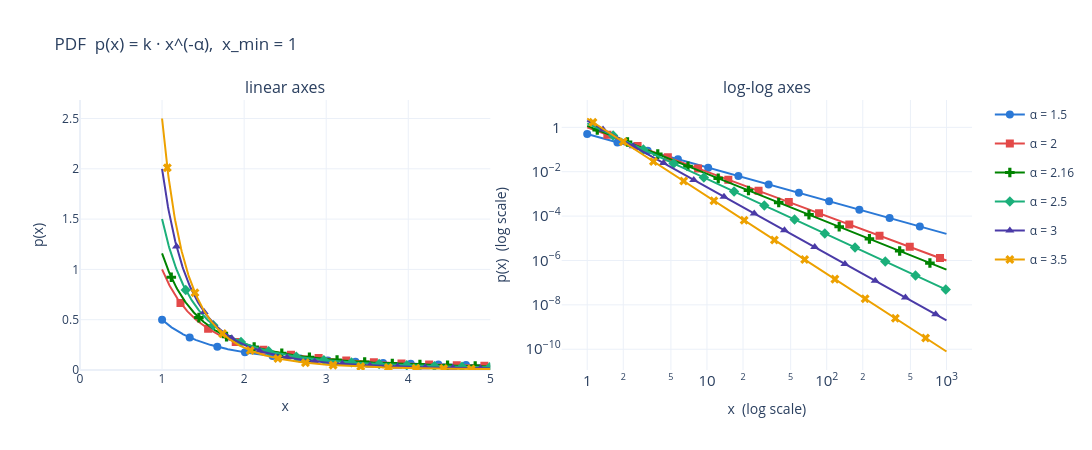

The notebook cell saved with this chart:
### Markdown cell above
### PDF

$$p(x) = k \, x^{-\alpha}, \qquad k = (\alpha - 1)\, x_{\min}^{\alpha - 1}$$


$$\log p(x) = \log k - \alpha \log x$$

### Code cell
plot_alpha_comparison(
    ALPHAS,
    lambda alpha, x: p_x(alpha, k_norm(alpha, X_MIN), x),
    x,
    title=f"PDF  p(x) = k · x^(-α),  x_min = {X_MIN:g}",
    y_title="p(x)",
    log_y=True,
    linear_panel=True,
    linear_x_max=5 * X_MIN,
)

### Figure 1 — Plotly figure (JSON) as saved in the notebook; plotly's stock layout.template omitted (floating-point values rounded to 4 significant figures; data arrays with more than 128 entries replaced by an {"elided": "..."} marker saying what was removed)
{"data": [{"hovertemplate": "α = 1.5<br>x = %{x:.3g}<br>p(x) = %{y:.3g}<extra></extra>", "legendgroup": "1.5", "line": {"color": "#2a78d6", "dash": "solid", "width": 2}, "marker": {"color": "#2a78d6", "maxdisplayed": 12, "size": 8, "symbol": "circle"}, "mode": "lines+markers", "name": "α = 1.5", "showlegend": true, "type": "scatter", "x": {"elided": "500 float values"}, "xaxis": "x", "y": {"elided": "500 float values"}, "yaxis": "y"}, {"hovertemplate": "α = 2<br>x = %{x:.3g}<br>p(x) = %{y:.3g}<extra></extra>", "legendgroup": "2.0", "line": {"color": "#e34948", "dash": "solid", "width": 2}, "marker": {"color": "#e34948", "maxdisplayed": 12, "size": 8, "symbol": "square"}, "mode": "lines+markers", "name": "α = 2", "showlegend": true, "type": "scatter", "x": {"elided": "500 float values"}, "xaxis": "x", "y": {"elided": "500 float values"}, "yaxis": "y"}, {"hovertemplate": "α = 2.16<br>x = %{x:.3g}<br>p(x) = %{y:.3g}<extra></extra>", "legendgroup": "2.16", "line": {"color": "#008300", "dash": "solid", "width": 2}, "marker": {"color": "#008300", "maxdisplayed": 12, "size": 8, "symbol": "cross"}, "mode": "lines+markers", "name": "α = 2.16", "showlegend": true, "type": "scatter", "x": {"elided": "500 float values"}, "xaxis": "x", "y": {"elided": "500 float values"}, "yaxis": "y"}, {"hovertemplate": "α = 2.5<br>x = %{x:.3g}<br>p(x) = %{y:.3g}<extra></extra>", "legendgroup": "2.5", "line": {"color": "#1baf7a", "dash": "solid", "width": 2}, "marker": {"color": "#1baf7a", "maxdisplayed": 12, "size": 8, "symbol": "diamond"}, "mode": "lines+markers", "name": "α = 2.5", "showlegend": true, "type": "scatter", "x": {"elided": "500 float values"}, "xaxis": "x", "y": {"elided": "500 float values"}, "yaxis": "y"}, {"hovertemplate": "α = 3<br>x = %{x:.3g}<br>p(x) = %{y:.3g}<extra></extra>", "legendgroup": "3.0", "line": {"color": "#4a3aa7", "dash": "solid", "width": 2}, "marker": {"color": "#4a3aa7", "maxdisplayed": 12, "size": 8, "symbol": "triangle-up"}, "mode": "lines+markers", "name": "α = 3", "showlegend": true, "type": "scatter", "x": {"elided": "500 float values"}, "xaxis": "x", "y": {"elided": "500 float values"}, "yaxis": "y"}, {"hovertemplate": "α = 3.5<br>x = %{x:.3g}<br>p(x) = %{y:.3g}<extra></extra>", "legendgroup": "3.5", "line": {"color": "#eda100", "dash": "solid", "width": 2}, "marker": {"color": "#eda100", "maxdisplayed": 12, "size": 8, "symbol": "x"}, "mode": "lines+markers", "name": "α = 3.5", "showlegend": true, "type": "scatter", "x": {"elided": "500 float values"}, "xaxis": "x", "y": {"elided": "500 float values"}, "yaxis": "y"}, {"hovertemplate": "α = 1.5<br>x = %{x:.3g}<br>p(x) = %{y:.3g}<extra></extra>", "legendgroup": "1.5", "line": {"color": "#2a78d6", "dash": "solid", "width": 2}, "marker": {"color": "#2a78d6", "maxdisplayed": 12, "size": 8, "symbol": "circle"}, "mode": "lines+markers", "name": "α = 1.5", "showlegend": false, "type": "scatter", "x": {"elided": "500 float values"}, "xaxis": "x2", "y": {"elided": "500 float values"}, "yaxis": "y2"}, {"hovertemplate": "α = 2<br>x = %{x:.3g}<br>p(x) = %{y:.3g}<extra></extra>", "legendgroup": "2.0", "line": {"color": "#e34948", "dash": "solid", "width": 2}, "marker": {"color": "#e34948", "maxdisplayed": 12, "size": 8, "symbol": "square"}, "mode": "lines+markers", "name": "α = 2", "showlegend": false, "type": "scatter", "x": {"elided": "500 float values"}, "xaxis": "x2", "y": {"elided": "500 float values"}, "yaxis": "y2"}, {"hovertemplate": "α = 2.16<br>x = %{x:.3g}<br>p(x) = %{y:.3g}<extra></extra>", "legendgroup": "2.16", "line": {"color": "#008300", "dash": "solid", "width": 2}, "marker": {"color": "#008300", "maxdisplayed": 12, "size": 8, "symbol": "cross"}, "mode": "lines+markers", "name": "α = 2.16", "showlegend": false, "type": "scatter", "x": {"elided": "500 float values"}, "xaxis": "x2", "y": {"elided": "500 float values"}, "yaxis": "y2"}, {"hovertemplate": "α = 2.5<br>x = %{x:.3g}<br>p(x) = %{y:.3g}<extra></extra>", "legendgroup": "2.5", "line": {"color": "#1baf7a", "dash": "solid", "width": 2}, "marker": {"color": "#1baf7a", "maxdisplayed": 12, "size": 8, "symbol": "diamond"}, "mode": "lines+markers", "name": "α = 2.5", "showlegend": false, "type": "scatter", "x": {"elided": "500 float values"}, "xaxis": "x2", "y": {"elided": "500 float values"}, "yaxis": "y2"}, {"hovertemplate": "α = 3<br>x = %{x:.3g}<br>p(x) = %{y:.3g}<extra></extra>", "legendgroup": "3.0", "line": {"color": "#4a3aa7", "dash": "solid", "width": 2}, "marker": {"color": "#4a3aa7", "maxdisplayed": 12, "size": 8, "symbol": "triangle-up"}, "mode": "lines+markers", "name": "α = 3", "showlegend": false, "type": "scatter", "x": {"elided": "500 float values"}, "xaxis": "x2", "y": {"elided": "500 float values"}, "yaxis": "y2"}, {"hovertemplate": "α = 3.5<br>x = %{x:.3g}<br>p(x) = %{y:.3g}<extra></extra>", "legendgroup": "3.5", "line": {"color": "#eda100", "dash": "solid", "width": 2}, "marker": {"color": "#eda100", "maxdisplayed": 12, "size": 8, "symbol": "x"}, "mode": "lines+markers", "name": "α = 3.5", "showlegend": false, "type": "scatter", "x": {"elided": "500 float values"}, "xaxis": "x2", "y": {"elided": "500 float values"}, "yaxis": "y2"}], "layout": {"annotations": [{"font": {"size": 16}, "showarrow": false, "text": "linear axes", "x": 0.23, "xanchor": "center", "xref": "paper", "y": 1, "yanchor": "bottom", "yref": "paper"}, {"font": {"size": 16}, "showarrow": false, "text": "log-log axes", "x": 0.77, "xanchor": "center", "xref": "paper", "y": 1, "yanchor": "bottom", "yref": "paper"}], "height": 450, "hovermode": "x unified", "title": {"text": "PDF  p(x) = k · x^(-α),  x_min = 1"}, "width": 1400, "xaxis": {"anchor": "y", "domain": [0, 0.46], "range": [0, 5], "title": {"text": "x"}}, "xaxis2": {"anchor": "y2", "domain": [0.54, 1], "exponentformat": "power", "title": {"text": "x  (log scale)"}, "type": "log"}, "yaxis": {"anchor": "x", "domain": [0, 1], "rangemode": "tozero", "title": {"text": "p(x)"}}, "yaxis2": {"anchor": "x2", "domain": [0, 1], "exponentformat": "power", "title": {"text": "p(x)  (log scale)"}, "type": "log"}}}
